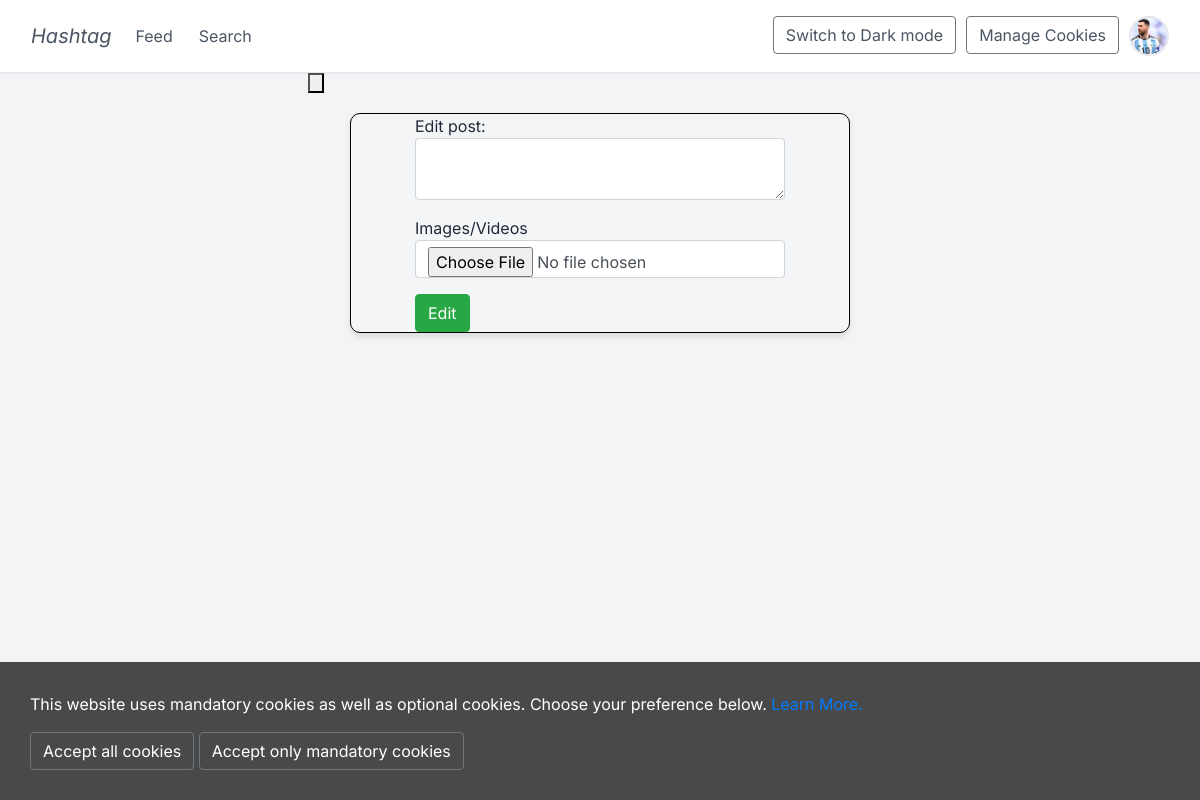
The page /edit/5 (signed in) on the database as committed earlier.
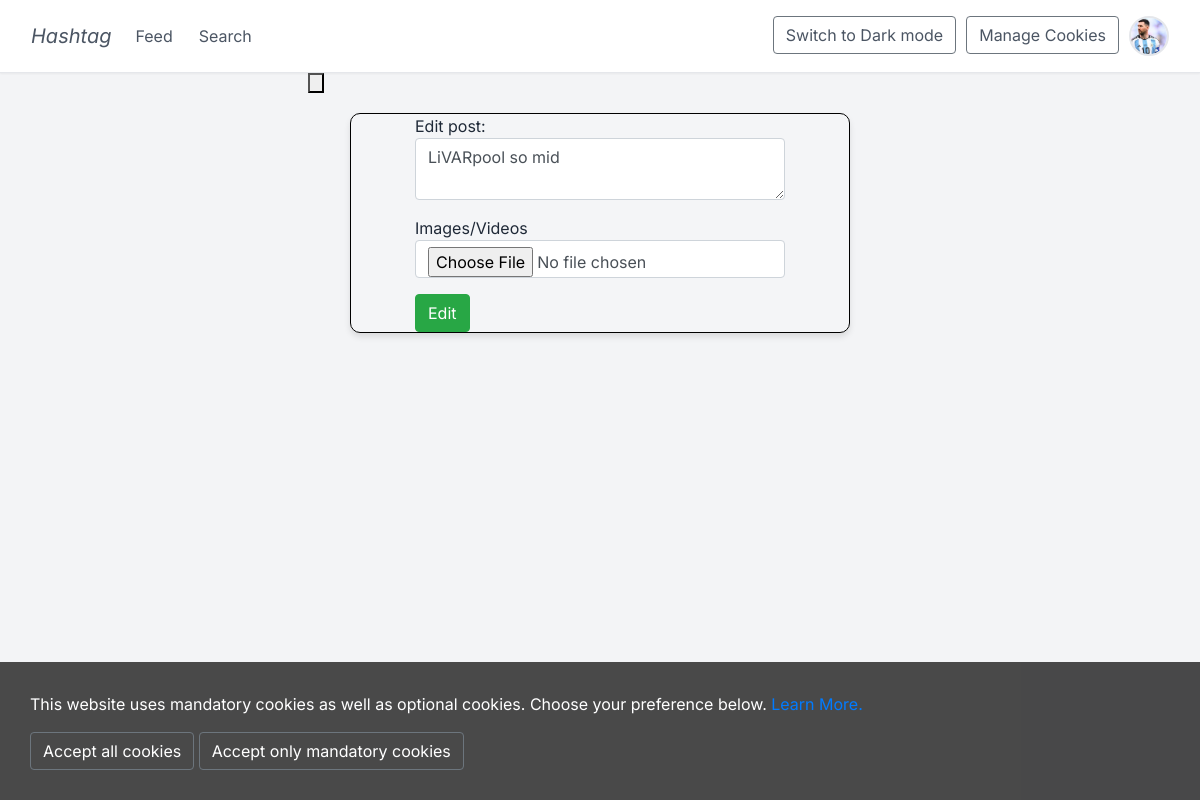
The same page on the database as committed later.
### app/models.py (models this page shows, shortened)
class Posts(db.Model):
    post_id = db.Column(db.Integer, primary_key=True)
    content = db.Column(db.String(1000), nullable=False)
    user_id = db.Column(db.Integer, db.ForeignKey('user.id'))
    image = db.Column(db.String(120), nullable = True)
    timestamp = db.Column(db.DateTime, index=True, default=db.func.now())
    upvotes = db.Column(db.Integer, default=0)
    likes = db.relationship('Likes', backref='posts', lazy='dynamic')
    comments = db.relationship('Comments', backref='posts', lazy='dynamic')
    user = db.relationship('User', back_populates='posts')
    hashtags = db.relationship('Hashtags', secondary='post_hashtag', back_populates='posts')

### app/views.py (the view, shortened to what this page needs)
@app.route('/edit/<int:post_id>', methods=['GET','POST'])
@login_required
def edit_post(post_id):
    theme = request.cookies.get('theme')
    post_to_edit = models.Posts.query.get(post_id)
    form = EditPost(obj=post_to_edit)
    return render_template('edit.html', form=form, post=post_to_edit, theme=theme)

### app/forms.py
class EditPost(FlaskForm):
    content = TextAreaField('content', validators = [DataRequired()])
    image_or_video = FileField('image')

### app/__init__.py (called while the page is built)
@login_manager.user_loader
def load_user(user_id):
    return User.query.get(int(user_id))  # Use query.get() to fetch the user

### app/templates/edit.html (shortened to what this page needs)
{% extends "base.html" %}
{% block content %}
<a href="/feed">
    <button><i id="left-button" class="fas fa-arrow-left"></i></button>
</a>
<div class="form-container">
    <form action="" method="post" name="PostForm" enctype="multipart/form-data">
        <div class="form-group">
            <label for="username">Edit post: </label>
            {{ form.content(class="form-control", id="content") }}
        </div>
        <div class="form-group">
            <label for="password">Images/Videos</label>
            {{ form.image_or_video(class="form-control", id="image_or_video") }}
        </div>
        <div class="button-container">
            <button type="submit" class="btn btn-success" aria-label="Save Assessment">Edit</button>
        </div>
    </form>
</div>
{% endblock %}

Rows that differ between the two databases and show on the page:
added Posts: content "LiVARpool so mid"
